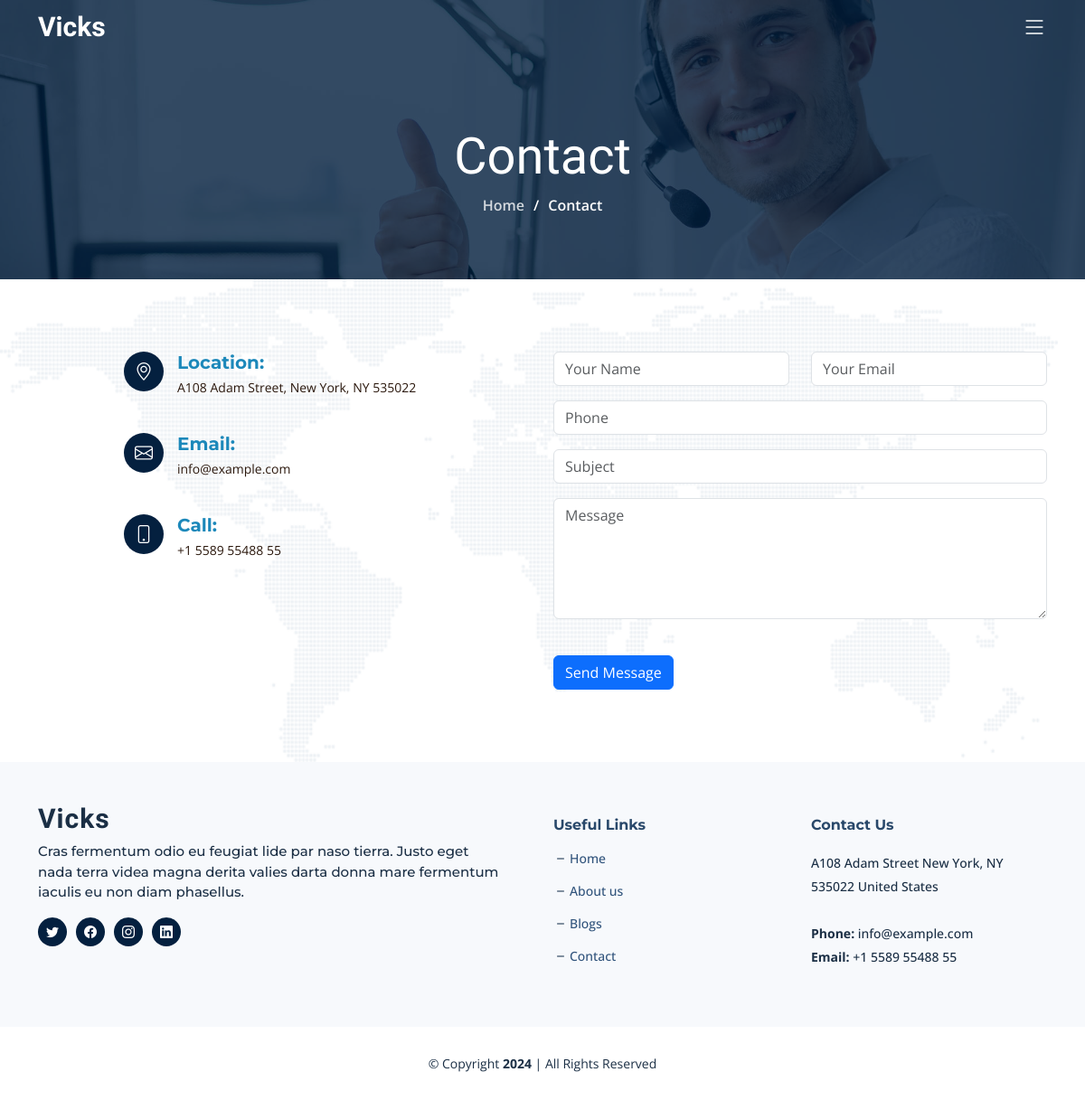
The app's page /contact/, older data.
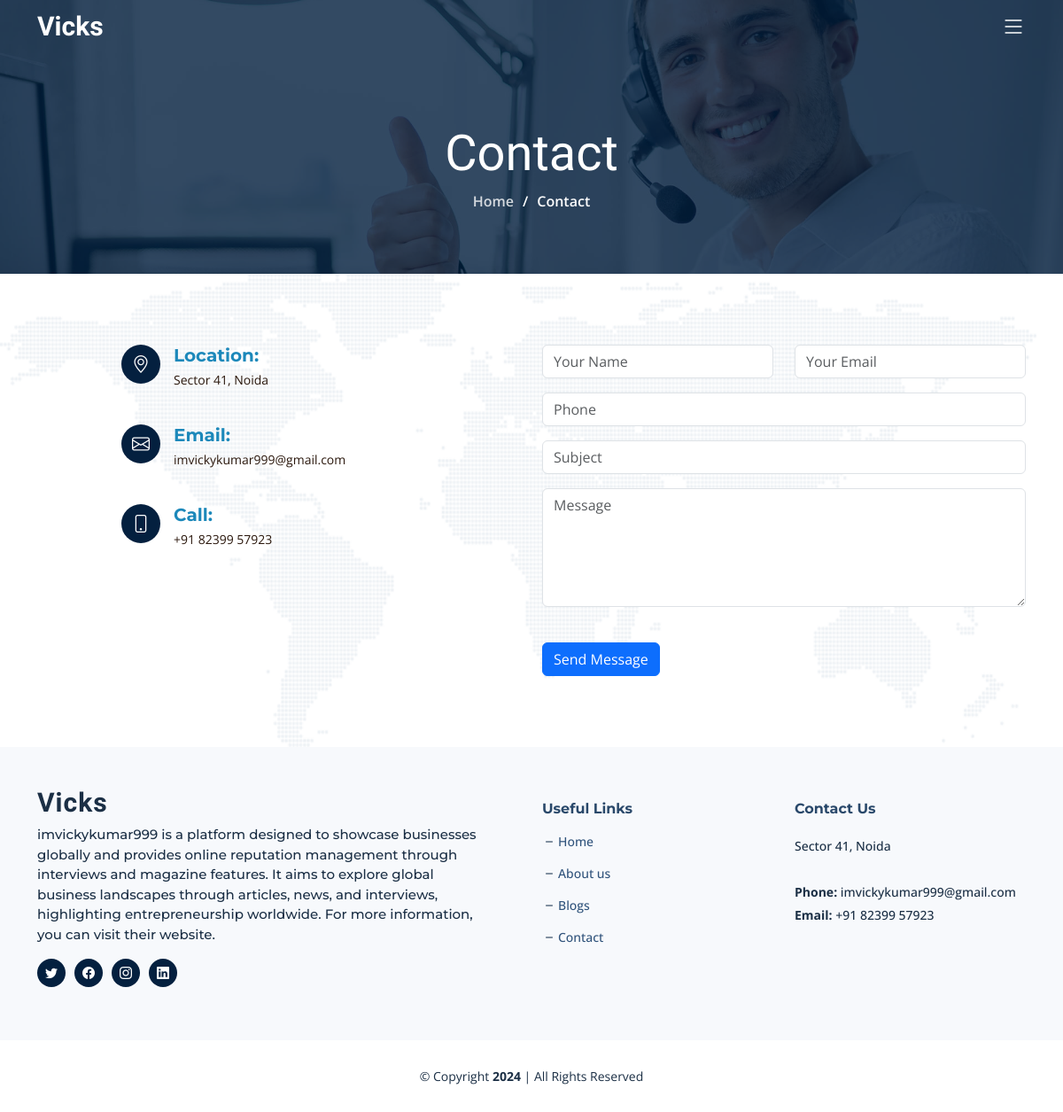
The same page, newer data.
### blog/models.py (models this page shows, shortened)
class StaticContentContact(models.Model):
    location = models.CharField(max_length=255)
    email = models.EmailField(max_length=255)
    call = models.CharField(max_length=255)

class Footer(models.Model):
    call = models.CharField(max_length=255, default="")
    base_content = models.TextField(default="")
    location = models.CharField(max_length=255, default="")
    email = models.EmailField(max_length=255, default="")
    twitter_url = models.URLField(max_length=255, default="")
    facebook_url = models.URLField(max_length=255, default="")
    instagram_url = models.URLField(max_length=255, default="")
    linkedin_url = models.URLField(max_length=255, default="")

### blog/views.py (the view)
# urls.py: path('contact/', blog_views.contact, name='contact'),
def contact(request):
    success_message = None
    if request.method == 'POST':
        form = ContactForm(request.POST)
        if form.is_valid():
            ContactQueries.objects.create(
                name=form.cleaned_data['name'],
                mailid=form.cleaned_data['mailid'],
                phone=form.cleaned_data['phone'],
                subject=form.cleaned_data['subject'],
                message=form.cleaned_data['message']
            )
            success_message = "Your message has been sent. Thank you!"
        else:
            success_message = "reCAPTCHA Failed!"
    else:
        form = ContactForm()
    try:
        seo_meta = SEOmeta.objects.get(page_name='contact')
    except SEOmeta.DoesNotExist:
        seo_meta = None
    static_content = StaticContentContact.objects.first()
    footer = Footer.objects.first()
    active_contact = 'active'
    return render(request, 'contact.html', {
        'form': form,
        'success_message': success_message,
        'seo_meta': seo_meta,
        'static_content': static_content,
        'footer': footer,
        'active_contact': active_contact,
    })

### blog/forms.py
class ContactForm(forms.Form):
    name = forms.CharField(max_length=255)
    mailid = forms.EmailField(label='Email')
    phone = forms.CharField(max_length=20)
    subject = forms.CharField(max_length=255)
    message = forms.CharField(widget=forms.Textarea)
    captcha = ReCaptchaField(widget=ReCaptchaV2Checkbox)

### blog/templates/contact.html (shortened to what this page needs)
{% extends "base.html" %}
{% load static %}
{% block content %}
<div class="breadcrumbs d-flex align-items-center" style="background-image: url('{% static 'assets/img/contact-header.jpg' %}');">
  <div class="container position-relative d-flex flex-column align-items-center">
    <h2>Contact</h2>
    <ol>
      <li><a href="/">Home</a></li>
      <li>Contact</li>
    </ol>
  </div>
</div>
<section id="contact" class="contact">
  <div class="container position-relative" data-aos="fade-up">
    <div class="row gy-4 d-flex justify-content-end">
      <div class="col-lg-5" data-aos="fade-up" data-aos-delay="100">
        <div class="info-item d-flex">
          <i class="bi bi-geo-alt flex-shrink-0"></i>
          <div>
            <h4>Location:</h4>
            <p>{{static_content.location}}</p>
          </div>
        </div>
        <div class="info-item d-flex">
          <i class="bi bi-envelope flex-shrink-0"></i>
          <div>
            <h4>Email:</h4>
            <p>{{static_content.email}}</p>
          </div>
        </div>
        <div class="info-item d-flex">
          <i class="bi bi-phone flex-shrink-0"></i>
          <div>
            <h4>Call:</h4>
            <p>{{static_content.call}}</p>
          </div>
        </div>
      </div>
      <div class="col-lg-6" data-aos="fade-up" data-aos-delay="250">
        <form action="{% url 'contact' %}" method="post" >
          <div class="row">
            <div class="col-md-6 form-group">
              <input type="text" name="name" class="form-control" id="name" placeholder="Your Name" required>
            </div>
            <div class="col-md-6 form-group mt-3 mt-md-0">
              <input type="email" class="form-control" name="mailid" id="mailid" placeholder="Your Email" required>
            </div>
          </div>
          <div class="form-group mt-3">
            <input type="tel" class="form-control" name="phone" id="phone" placeholder="Phone" pattern="[0-9]*" inputmode="numeric" required>
          </div>
          <div class="form-group mt-3">
            <input type="text" class="form-control" name="subject" id="subject" placeholder="Subject" required>
          </div>
          <div class="form-group mt-3">
            <textarea class="form-control" name="message" rows="5" placeholder="Message" required></textarea>
          </div>
           <br>
          <div class="text-right"><button type="submit" class="btn btn-primary">Send Message</button></div>
        </form>
      </div>
    </div>
  </div>
</section>
{% endblock %}

### blog/templates/base.html (shortened to what this page needs)
{% load static %}
<!DOCTYPE html>
<html lang="en">
<head>
  <link href="{% static 'assets/vendor/bootstrap/css/bootstrap.min.css' %}" rel="stylesheet">
  <link href="{% static 'assets/vendor/bootstrap-icons/bootstrap-icons.css' %}" rel="stylesheet">
  <link href="{% static 'assets/vendor/aos/aos.css' %}" rel="stylesheet">
  <link href="{% static 'assets/vendor/glightbox/css/glightbox.min.css' %}" rel="stylesheet">
  <link href="{% static 'assets/vendor/swiper/swiper-bundle.min.css' %}" rel="stylesheet">
  <link href="{% static 'assets/vendor/remixicon/remixicon.css' %}" rel="stylesheet">
  <link href="{% static 'assets/css/main.css' %}" rel="stylesheet">
</head>
<body>
  <header id="header" class="header d-flex align-items-center fixed-top">
    <div class="container-fluid container-xl d-flex align-items-center justify-content-between">
      <a href="/" class="logo d-flex align-items-center">
        <h1 class="d-flex align-items-center">Vicks</h1>
      </a>
      <i class="mobile-nav-toggle mobile-nav-show bi bi-list"></i>
    </div>
  </header>
  <main id="main">
    {% block content %}{% endblock %}
  </main>
  <footer id="footer" class="footer">
    <div class="footer-content">
      <div class="container">
        <div class="row gy-4">
          <div class="col-lg-6 col-md-12 footer-info pe-5">
            <a href="/" class="logo d-flex align-items-center">
              <span>Vicks</span>
            </a>
            <p>{{footer.base_content}}</p>
            <div class="social-links d-flex mt-3">
              <a href="{{ footer.twitter_url }}" class="twitter" target="_blank"><i class="bi bi-twitter"></i></a>
              <a href="{{ footer.facebook_url }}" class="facebook" target="_blank"><i class="bi bi-facebook"></i></a>
              <a href="{{ footer.instagram_url }}" class="instagram" target="_blank"><i class="bi bi-instagram"></i></a>
              <a href="{{ footer.linkedin_url }}" class="linkedin" target="_blank"><i class="bi bi-linkedin"></i></a>
            </div>
          </div>
          <div class="col-lg-3 col-6 footer-links">
            <h4>Useful Links</h4>
            <ul>
              <li><i class="bi bi-dash"></i> <a href="/">Home</a></li>
              <li><i class="bi bi-dash"></i> <a href="/about/">About us</a></li>
              <li><i class="bi bi-dash"></i> <a href="/blogs/">Blogs</a></li>
              <li><i class="bi bi-dash"></i> <a href="/contact/">Contact</a></li>
            </ul>
          </div>
          <div class="col-lg-3 col-md-12 footer-contact text-center text-md-start">
            <h4>Contact Us</h4>
            <p> {{footer.location}} <br><br>
              <strong>Phone:</strong> {{footer.email}} <br>
              <strong>Email:</strong> {{footer.call}} <br>
            </p>
          </div>
        </div>
      </div>
    </div>
    <div class="footer-legal">
      <div class="container">
        <div class="copyright">
          &copy; Copyright <strong><span id="current-year"></span></strong> | All Rights Reserved
        </div>
      </div>
    </div>
  </footer>
</body>
</html>

Row changes from the older to the newer data that the page shows:
changed StaticContentContact: location "A108 Adam Street, New York, NY 535022" → "Sector 41, Noida"; email "info@example.com" → "imvickykumar999@gmail.com"; call "+1 5589 55488 55" → "+91 82399 57923"
changed Footer: base_content "Cras fermentum odio eu feugiat lide par naso tierra. Justo eget nada terra videa magna derita valies darta donna mare fermentum iaculis eu non diam phasellus." → "imvickykumar999 is a platform designed to showcase businesses globally and provides online reputation management through interviews and magazine features. It aims to explore global business landscapes through articles, news, and interviews, highlighting entrepreneurship worldwide. For more information, you can visit their website."; location "A108 Adam Street New York, NY 535022 United States" → "Sector 41, Noida"; email "info@example.com" → "imvickykumar999@gmail.com"; call "+1 5589 55488 55" → "+91 82399 57923"
